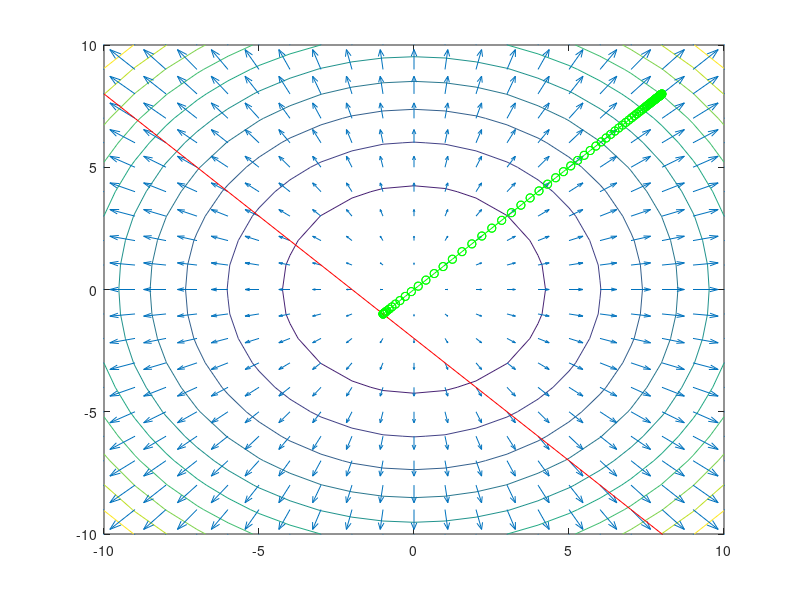

Here is the MATLAB script that generated this plot:
% use meshgrid to create a rectangular grid
[x, y] = meshgrid(-10:1:10, -10:1:10);

% compute function values at the points of the grid
z = x.^2 + y.^2;

% compute gradients
% dx – partial derivative in respect of x; dy – partial derivative in respect of y
[dx, dy] = gradient(z);

% plot contourlines
contour(x, y, z)

% the next plot will be constructed on top of the existing figure
hold on

% plot gradients
quiver(x, y, dx, dy)

% the next plot will be constructed on top of the existing figure
hold on

% plot the constraints function g1
x1 = -10:1:10;
y1 = -2 - x1;
plot(x1, y1, 'r')

% the next plot will be constructed on top of the existing figure
hold on

% make sure that the grid will stay 10x10
xlim([-10 10])
ylim([-10 10])

% penalty parameter R
r = 1;

% precision
epsilon = 0.001;

% starting point
xs = [8 8];

% the step size
gamma = 0.0001;

% limit the number of iterations in order to avoid infinite loops
max_iterations = 10000;

for i=1:max_iterations
    
    % gradient of the transformed function
    g1 = 2*xs(1) + 2/r*(xs(1) + xs(2) + 2);
    g2 = 2*xs(2) + 2/r*(xs(1) + xs(2) + 2);
    grad = [g1 g2];
    
    % compute the next point
    x = xs - gamma*grad;
    
    % plot the step
    plot([xs(1), x(1)], [xs(2), x(2)], 'g', [xs(1), x(1)], [xs(2), x(2)], 'go')
    
    % distance between the previous and current point
    distance = sqrt((x(1) - xs(1))^2 + (x(2) - xs(2))^2);
    
    % refresh the variable
    xs = x;
    
    % print the values to the command window
    fprintf("Nr. %d x = %d, y = %d, R = %d\n", i, xs(1), xs(2), r)
    
    % update the parameter R
    % make sure that the value doesn't get too big after each step
    r = r/1.1;
    
    % Check if the current minimum point did move from the previous minimum
    % point less than epsilon
    if distance < epsilon
        break;
    end
end
